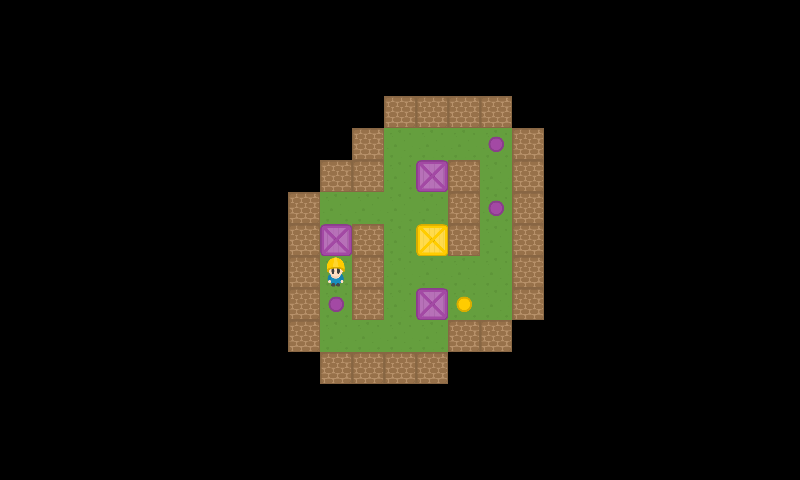

The image is a tile-based game level rendered from a .tmx file. Its description and source (layers, tilesets, objects; grid data summarised) follow:
An orthogonal 25x15 tile map with 32x32 px tiles, 2 tile layers (StaticMap, Objetos).

<map version="1.0" orientation="orthogonal" renderorder="right-down" width="25" height="15" tilewidth="32" tileheight="32">
 <tileset firstgid="1" source="Tileset.tsx" />
 <layer name="StaticMap" width="25" height="15">
  <data>[375 cells, 60 non-empty, 2 distinct tile ids]</data>
 </layer>
 <layer name="Objetos" width="25" height="15">
  <data>[375 cells, 9 non-empty, 5 distinct tile ids]</data>
 </layer>
</map>
